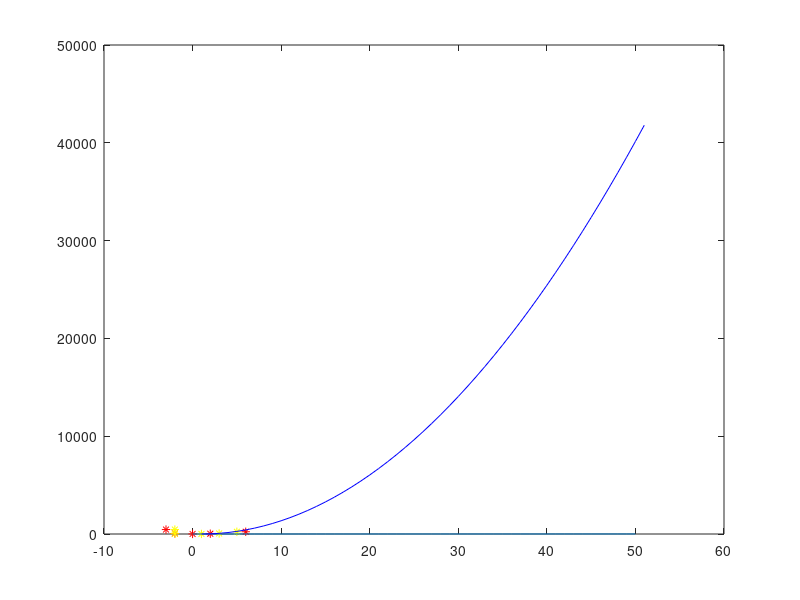

MATLAB code for this plot:
function hoiquy;
x = [-3,2,0,-2,6];
y = [-2,-2,1,3,5];
f = [455,30,6,55,230];
N = length(x);
M = length(y);
SUMX1 = sum(x);
SUMX2 = sum(x.*x);
SUMX3 = sum(x.*x.*x);
SUMX4 = sum(x.*x.*x.*x);
A = [SUMX4,SUMX3,SUMX2;SUMX3,SUMX2,SUMX1;SUMX2,SUMX1,N];
SUMF = sum(f);
SUMFx1 = sum(f.*x);
SUMFx2 = sum(f.*x.*x);
b = [SUMFx2;SUMFx1;SUMF];

SUMY1 = sum(y);
SUMY2 = sum(y.*y);
SUMY3 = sum(y.*y.*y);
SUMY4 = sum(y.*y.*y.*y);
B = [SUMY4,SUMY3,SUMY2;SUMY3,SUMY2,SUMY1;SUMY2,SUMY1,M];
SUMF = sum(f);
SUMFy1 = sum(f.*y);
SUMFy2 = sum(f.*y.*y);
a = [SUMFy2;SUMFy1;SUMF];
%==========
format rat, abc = inv(A)*b
format rat, bcd = inv(B)*a
%==========
plot(x,f,'r*');
hold on;
plot(y,f,'y*');
hold on;
X = 0:1:50;
Y = 0:0.1:5;
FX = @(x)abc(1)*x.^2;
FY = @(y)bcd(1)*y.^2;
FXY = feval(FX,X) + feval(FY,Y);
plot(X,Y,FXY,'b-');
endfunction
